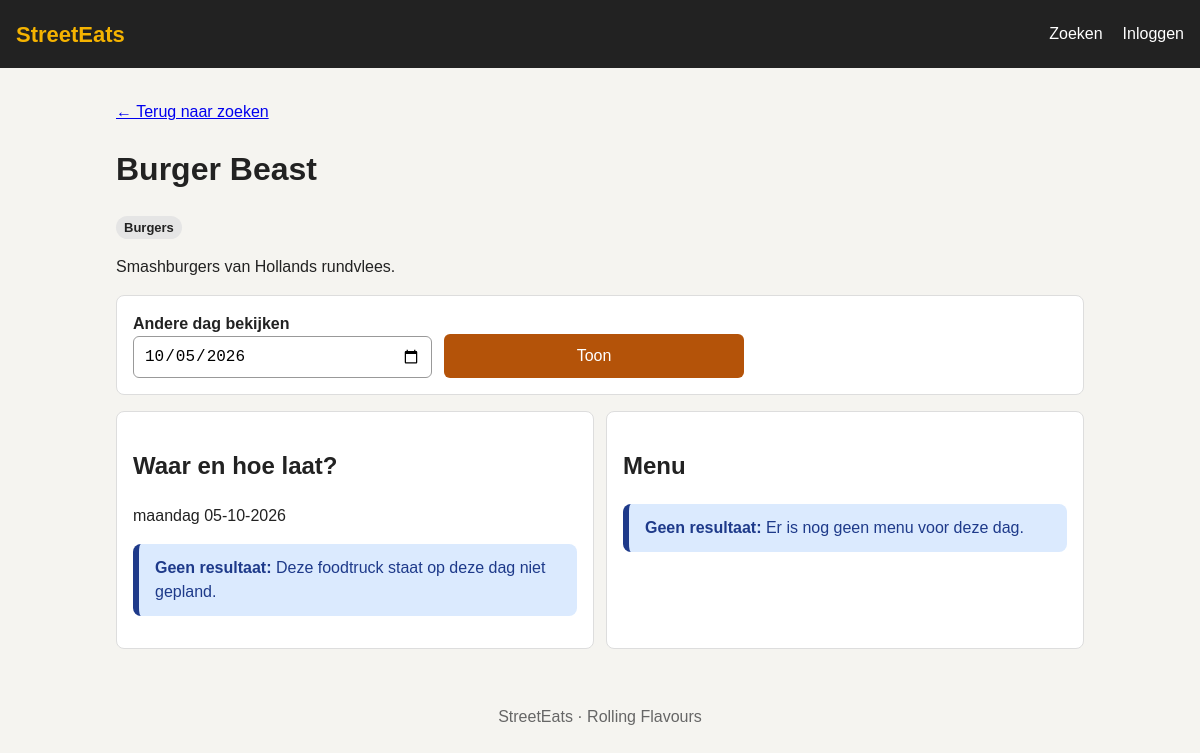
Page /truck.php?id=1 on the committed database.
### tables this page shows
CREATE TABLE trucks (
    id           INT AUTO_INCREMENT PRIMARY KEY,
    naam         VARCHAR(100) NOT NULL,
    kitchen_type VARCHAR(50)  NOT NULL,    
    description  TEXT
);

### includes/functies.php (called while the page is built, shortened)
<?php
function e($tekst)
{
    return htmlspecialchars((string) $tekst, ENT_QUOTES, 'UTF-8');
}
function url($pad = '')
{
    global $config;
    return $config['basis_url'] . '/' . $pad;
}
function is_geldige_datum($tekst)
{
    $datum = DateTime::createFromFormat('Y-m-d', $tekst);
    return $datum && $datum->format('Y-m-d') === $tekst;
}
function datum_tekst($datum)
{
    $tijdstip = strtotime($datum);
    return dagnaam((int) date('N', $tijdstip)) . ' ' . date('d-m-Y', $tijdstip);
}
function dagnaam($nummer)
{
    $dagen = [1 => 'maandag', 'dinsdag', 'woensdag', 'donderdag', 'vrijdag', 'zaterdag', 'zondag'];
    return $dagen[$nummer] ?? '';
}

### truck.php (the view, shortened to what this page needs)
<?php
require 'includes/database.php';
require_once 'includes/functies.php';
$datum = $_GET['datum'] ?? date('Y-m-d');
$query = $db->prepare('SELECT * FROM trucks WHERE id = ?');
$query->execute([(int) ($_GET['id'] ?? 0)]);
$truck = $query->fetch();
$query = $db->prepare(
    'SELECT locations.naam AS plek, locations.address, locations.city, stops.start_time, stops.end_time
     FROM stops
     JOIN routes    ON routes.id = stops.route_id
     JOIN locations ON locations.id = stops.location_id
     WHERE stops.truck_id = ? AND routes.route_date = ? AND routes.status = ?
     ORDER BY stops.start_time'
);
$query->execute([$truck['id'], $datum, 'goedgekeurd']);
$stops = $query->fetchAll();
$query = $db->prepare('SELECT * FROM menu_items WHERE truck_id = ? AND menu_date = ? ORDER BY name');
$query->execute([$truck['id'], $datum]);
$menu = $query->fetchAll();
require 'includes/header.php';
?>
<p><a href="<?= url('?datum=' . e($datum)) ?>">&larr; Terug naar zoeken</a></p>
<h1><?= e($truck['naam']) ?></h1>
<p><span class="label label-grijs"><?= e($truck['kitchen_type']) ?></span></p>
<?php if ($truck['description']): ?>
    <p><?= e($truck['description']) ?></p>
<?php endif; ?>
<form method="get" class="kaart zoekformulier">
    <div>
        <label for="datum">Andere dag bekijken</label>
        <input type="date" id="datum" name="datum" value="<?= e($datum) ?>">
    </div>
    <div>
        <button type="submit" class="knop">Toon</button>
    </div>
</form>
<div class="twee-kolommen">
    <div class="kaart">
        <h2>Waar en hoe laat?</h2>
        <p><?= e(datum_tekst($datum)) ?></p>
        <?php if (!$stops): ?>
            <p class="melding melding-info"><strong>Geen resultaat:</strong> Deze foodtruck staat op deze dag niet gepland.</p>
        <?php endif; ?>
    </div>
    <div class="kaart">
        <h2>Menu</h2>
        <?php if (!$menu): ?>
            <p class="melding melding-info"><strong>Geen resultaat:</strong> Er is nog geen menu voor deze dag.</p>
        <?php endif; ?>
    </div>
</div>
<?php require 'includes/footer.php'; ?>

### css/style.css (style rules this page uses)
* { box-sizing: border-box; }
body { margin: 0; font-family: Arial, Helvetica, sans-serif; line-height: 1.5; color: #222; background: #f5f4f0; }
.kaart { background: #fff; border: 1px solid #ddd; border-radius: 8px; padding: 16px; margin-bottom: 16px; }
.melding { padding: 12px 16px; border-radius: 8px; border-left: 6px solid; }
.knop { min-height: 44px; padding: 10px 18px; margin-top: 12px; background: #b45309; color: #fff; border: none; border-radius: 6px; font-size: 16px; cursor: pointer; }
.label { display: inline-block; padding: 2px 8px; border-radius: 999px; font-size: 13px; font-weight: bold; }
.kaart { overflow-x: auto; }
.melding-info { background: #dbeafe; color: #1e3a8a; }
.label-grijs { background: #e5e5e5; color: #222; }
.zoekformulier, .kaarten, .twee-kolommen { display: grid; gap: 12px; grid-template-columns: 1fr; }
.zoekformulier label { display: block; font-weight: bold; }
.zoekformulier input, .zoekformulier select { width: 100%; padding: 10px; font-size: 16px; border: 1px solid #999; border-radius: 6px; }
.zoekformulier .knop { margin-top: 0; width: 100%; }
@media (min-width: 700px) { .zoekformulier { grid-template-columns: 1fr 1fr 1fr auto; align-items: end; } }
@media (min-width: 700px) { .kaarten, .twee-kolommen { grid-template-columns: 1fr 1fr; } }

### rows in the picture
trucks: naam "Burger Beast", kitchen_type "Burgers", description "Smashburgers van Hollands rundvlees.", id "maandag 05-10-2026"
